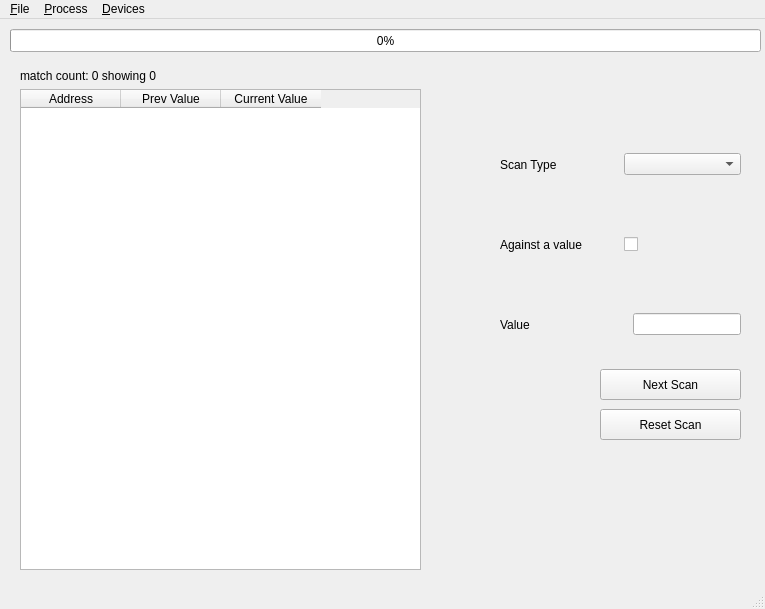
<?xml version="1.0" encoding="UTF-8"?>
<ui version="4.0">
 <class>MainWindow</class>
 <widget class="QMainWindow" name="MainWindow">
  <property name="geometry">
   <rect>
    <x>0</x>
    <y>0</y>
    <width>765</width>
    <height>609</height>
   </rect>
  </property>
  <property name="sizePolicy">
   <sizepolicy hsizetype="Preferred" vsizetype="Preferred">
    <horstretch>1</horstretch>
    <verstretch>1</verstretch>
   </sizepolicy>
  </property>
  <property name="windowTitle">
   <string>MainWindow</string>
  </property>
  <widget class="QWidget" name="centralwidget">
   <widget class="QWidget" name="horizontalLayoutWidget">
    <property name="geometry">
     <rect>
      <x>500</x>
      <y>110</y>
      <width>241</width>
      <height>71</height>
     </rect>
    </property>
    <layout class="QHBoxLayout" name="ScanType">
     <item>
      <widget class="QLabel" name="ScanType_Label">
       <property name="text">
        <string>Scan Type</string>
       </property>
      </widget>
     </item>
     <item>
      <widget class="QComboBox" name="scanType_ComboBox"/>
     </item>
    </layout>
   </widget>
   <widget class="QWidget" name="horizontalLayoutWidget_2">
    <property name="geometry">
     <rect>
      <x>500</x>
      <y>270</y>
      <width>241</width>
      <height>71</height>
     </rect>
    </property>
    <layout class="QHBoxLayout" name="ValueInput" stretch="1,0">
     <item>
      <widget class="QLabel" name="ValueInput_Label">
       <property name="text">
        <string>Value</string>
       </property>
      </widget>
     </item>
     <item>
      <widget class="QLineEdit" name="ValueInput_LineEdit"/>
     </item>
    </layout>
   </widget>
   <widget class="QWidget" name="verticalLayoutWidget">
    <property name="geometry">
     <rect>
      <x>350</x>
      <y>250</y>
      <width>3</width>
      <height>2</height>
     </rect>
    </property>
    <layout class="QVBoxLayout" name="verticalLayout_2">
     <property name="sizeConstraint">
      <enum>QLayout::SetNoConstraint</enum>
     </property>
     <property name="rightMargin">
      <number>2</number>
     </property>
    </layout>
   </widget>
   <widget class="QWidget" name="horizontalLayoutWidget_3">
    <property name="geometry">
     <rect>
      <x>500</x>
      <y>190</y>
      <width>241</width>
      <height>71</height>
     </rect>
    </property>
    <layout class="QHBoxLayout" name="AgainstAValue">
     <item>
      <widget class="QLabel" name="AgainstAValue_label">
       <property name="text">
        <string>Against a value</string>
       </property>
      </widget>
     </item>
     <item>
      <widget class="QCheckBox" name="AgainstAValue_checkBox">
       <property name="text">
        <string/>
       </property>
      </widget>
     </item>
    </layout>
   </widget>
   <widget class="QPushButton" name="NextScan_pushButton">
    <property name="geometry">
     <rect>
      <x>600</x>
      <y>350</y>
      <width>141</width>
      <height>31</height>
     </rect>
    </property>
    <property name="text">
     <string>Next Scan</string>
    </property>
   </widget>
   <widget class="QPushButton" name="ResetScan_pushButton">
    <property name="geometry">
     <rect>
      <x>600</x>
      <y>390</y>
      <width>141</width>
      <height>31</height>
     </rect>
    </property>
    <property name="text">
     <string>Reset Scan</string>
    </property>
   </widget>
   <widget class="QProgressBar" name="scan_progressBar">
    <property name="geometry">
     <rect>
      <x>10</x>
      <y>10</y>
      <width>751</width>
      <height>23</height>
     </rect>
    </property>
    <property name="value">
     <number>0</number>
    </property>
    <property name="textVisible">
     <bool>true</bool>
    </property>
    <property name="orientation">
     <enum>Qt::Horizontal</enum>
    </property>
   </widget>
   <widget class="QWidget" name="verticalLayoutWidget_2">
    <property name="geometry">
     <rect>
      <x>20</x>
      <y>50</y>
      <width>401</width>
      <height>501</height>
     </rect>
    </property>
    <layout class="QVBoxLayout" name="matchesTable">
     <item>
      <widget class="QLabel" name="match_count_label">
       <property name="text">
        <string>match count: 0 showing 0</string>
       </property>
      </widget>
     </item>
     <item>
      <widget class="QTableWidget" name="tableWidget">
       <property name="sizeAdjustPolicy">
        <enum>QAbstractScrollArea::AdjustToContents</enum>
       </property>
       <column>
        <property name="text">
         <string>Address</string>
        </property>
       </column>
       <column>
        <property name="text">
         <string>Prev Value</string>
        </property>
       </column>
       <column>
        <property name="text">
         <string>Current Value</string>
        </property>
       </column>
      </widget>
     </item>
    </layout>
   </widget>
  </widget>
  <widget class="QMenuBar" name="menubar">
   <property name="geometry">
    <rect>
     <x>0</x>
     <y>0</y>
     <width>765</width>
     <height>22</height>
    </rect>
   </property>
   <widget class="QMenu" name="menuMain">
    <property name="title">
     <string>&amp;File</string>
    </property>
    <addaction name="actionNew"/>
    <addaction name="actionOpen"/>
   </widget>
   <widget class="QMenu" name="menuAttach">
    <property name="title">
     <string>&amp;Process</string>
    </property>
    <addaction name="actionAttach_to_process"/>
   </widget>
   <widget class="QMenu" name="menuDevices">
    <property name="title">
     <string>&amp;Devices</string>
    </property>
    <addaction name="separator"/>
    <addaction name="actionDeviceAndroid"/>
    <addaction name="actionDeviceLinuxDesktop"/>
   </widget>
   <addaction name="menuMain"/>
   <addaction name="menuAttach"/>
   <addaction name="menuDevices"/>
  </widget>
  <widget class="QStatusBar" name="statusbar"/>
  <action name="actionNew">
   <property name="text">
    <string>&amp;New</string>
   </property>
  </action>
  <action name="actionOpen">
   <property name="text">
    <string>Open</string>
   </property>
  </action>
  <action name="actionAttach_to_process">
   <property name="text">
    <string>Attach to process</string>
   </property>
  </action>
  <action name="actionDeviceAndroid">
   <property name="text">
    <string>Android</string>
   </property>
  </action>
  <action name="actionDeviceLinuxDesktop">
   <property name="text">
    <string>LinuxDesktop</string>
   </property>
  </action>
 </widget>
 <resources/>
 <connections/>
</ui>
